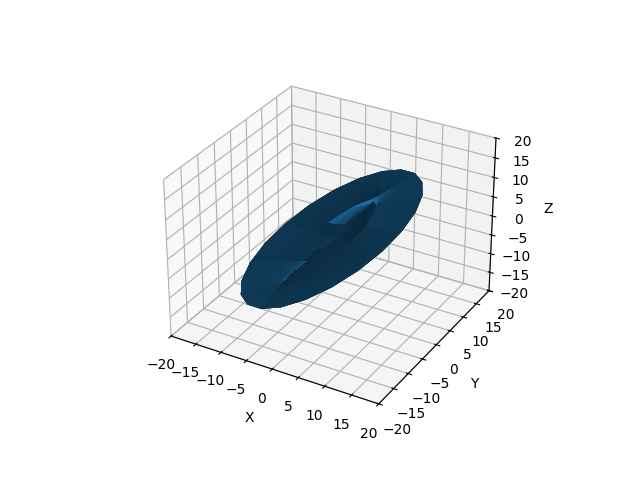

Generate this figure with Python:
import numpy as np
import imageio
import os
import matplotlib.pyplot as plt

fig , ax = plt.subplots(subplot_kw={"projection": "3d"})
edge = 20
phi = np.linspace(-1*np.pi , 3*np.pi, 100)#одинаковые параметры при линкспейс 
theta = np.linspace(-3*np.pi , 6*np.pi, 100)
l = 5
n = 8
f = np.sin(theta)
promx = np.outer(phi, np.cos(theta))
promy = np.outer(phi, np.sin(theta))
x = promx + l*f
y = promy + n*f
z = np.outer( n, f) # спроси Байга 
ax.set_xlim3d([-edge , edge])
ax.set_xlabel('X')
ax.set_ylim3d([-edge , edge])
ax.set_ylabel('Y')
ax.set_zlim3d([-edge , edge])
ax.set_zlabel('Z')
ax.plot_surface(x,y,z)

plt.savefig("konoid.png")